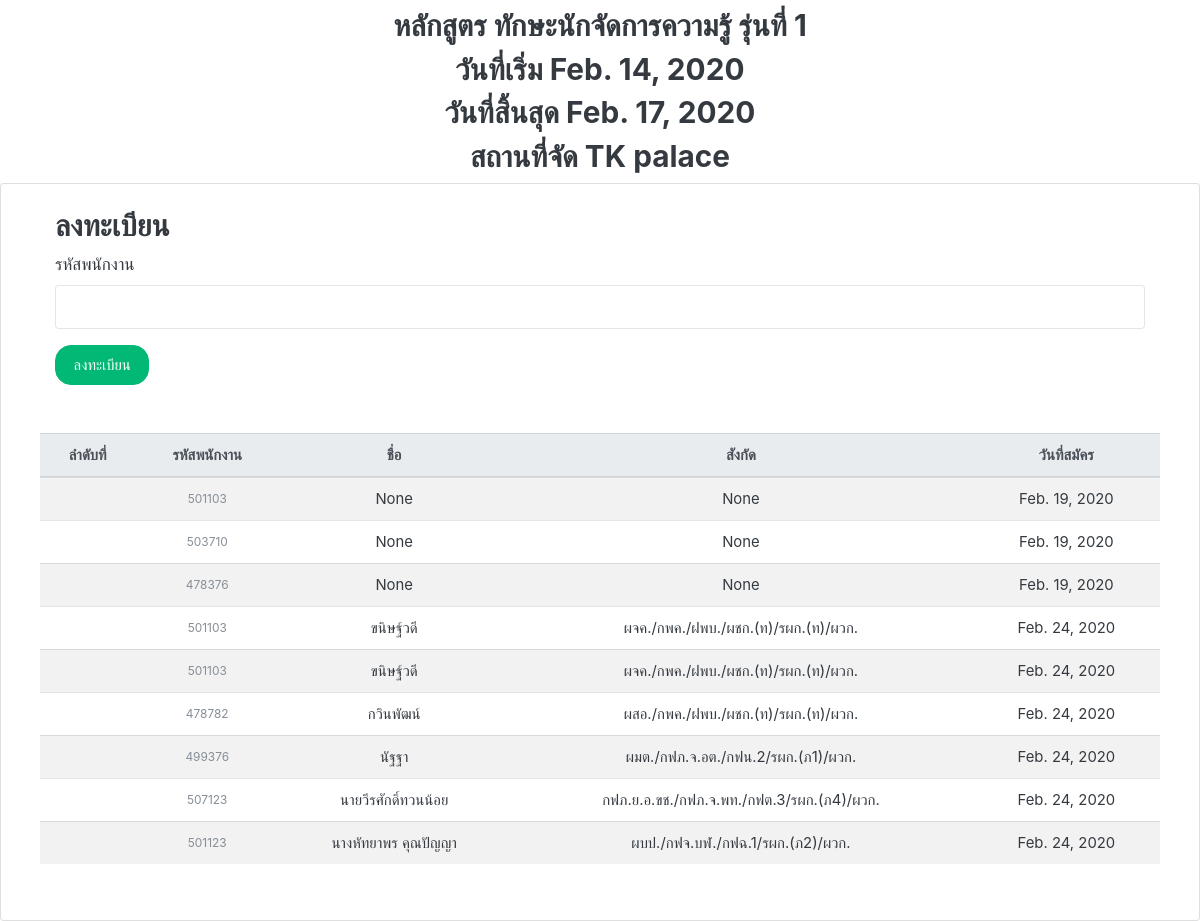
The page /regist/1/ on the database its author committed.
### register/models.py (models this page shows, shortened)
class Course_D(models.Model):
    PK_Course_D = models.AutoField(primary_key=True)
    Course_ID = models.CharField(max_length=15, unique=True)
    Course_Name = models.CharField(max_length=300,null=True)
    CourseType_ID = models.CharField(max_length=2,null=True)
    Batch_Type = models.CharField(max_length=1,null=True)
    Batch = models.CharField(max_length=300,null=True)
    Start_Date = models.DateField(null=True)
    End_Date = models.DateField(null=True)
    Duration = models.IntegerField(null=True)
    Location = models.CharField(max_length=300,null=True)
    Area_ID = models.CharField(max_length=3,null=True)
    Number_App = models.IntegerField(null=True)
    Number_People = models.IntegerField(null=True)
    BudgetApp_1 = models.DecimalField(max_digits=13, decimal_places=2,null=True)
    BudgetApp_2 = models.DecimalField(max_digits=13, decimal_places=2,null=True)
    BudgetPay_1 = models.DecimalField(max_digits=13, decimal_places=2,null=True)
    BudgetPay_2 = models.DecimalField(max_digits=13, decimal_places=2,null=True)
    Key_By = models.CharField(max_length=10,null=True)
    Key_Date = models.DateField(auto_now_add=True)
    RegisterStatus = models.BooleanField(null=True)
    RegisterType = models.CharField(max_length=15,null=True)
    Start_Time = models.DateTimeField(null=True)
    End_Time = models.DateTimeField(null=True)

class List_Emp(models.Model):
    PK_List_Emp = models.AutoField(primary_key=True)
    ref_course = models.ForeignKey(Course_D, related_name='List_Emp_Course_D',on_delete = models.CASCADE,null= True,default='0')
    E_ID = models.CharField(max_length=10,null=True,blank=True)
    Fullname = models.CharField(max_length=70,null=True,blank=True)
    Dep = models.CharField(max_length=100,null=True,blank=True)
    Regist_Date = models.DateField(auto_now_add=True)

### register/views.py (the view, shortened to what this page needs)
# urls.py: path('regist/<int:PK_Course_D>/', views.course_title, name='course_title'),
def course_title(request, PK_Course_D):
    try:
        course = Course_D.objects.get(PK_Course_D=PK_Course_D)
        student = List_Emp.objects.filter(ref_course=PK_Course_D)
    except Course_D.DoesNotExist:
        raise Http404
    return render(request, 'course_register.html', {'course': course,'student':student})

### templates/course_register.html (shortened to what this page needs)
{% load static %}
<html lang="en">
    <head>
        <link rel="stylesheet" href="{% static 'css/bootstrap.css' %}">
    </head>
    <body>
        <div class="container mt-2">
            <div class="col-md-12">
                <h3 class="text-center">หลักสูตร {{ course.Course_Name }} รุ่นที่ {{ course.Batch_Type }}</h3>
                <h3 class="text-center">วันที่เริ่ม {{course.Start_Date}}</h3>
                <h3 class="text-center">วันที่สิ้นสุด {{course.End_Date}}</h3>
                <h3 class="text-center">สถานที่จัด {{course.Location}}</h3>
            </div>
        </div>
        <div class="card p-4">
            <div class="col-md-12 mb-3">
                <div class="col-md-12 mb-3">
                    <h3>ลงทะเบียน</h3>
                    <form method="post">
                         <div class="form-group">
                            <label for="Emp_id">รหัสพนักงาน</label>
                            <input type="text" class="form-control" id="Emp_id" name="Emp_id">
                        </div>
                         <button type="submit" class="btn btn-success">ลงทะเบียน</button>
                    </form>
                </div>
                <div>
                <table class="table table-striped stylefont mt-5">
                    <thead class="thead-light">
                        <tr class="stylefont text-center">
                            <th class="align-middle">ลำดับที่</th>
                            <th class="align-middle">รหัสพนักงาน</th>
                            <th class="align-middle">ชื่อ</th>
                            <th>สังกัด</th>
                            <th>วันที่สมัคร</th>
                        </tr>
                    </thead>
                        {% for student in student %}
                            <tr class="stylefont text-center">
                                <td class="align-middle"></td>
                                <td class="align-middle">
                                    <small class="text-muted">{{ student.E_ID }}</small>
                                </td>
                                <td class="align-middle">{{ student.Fullname }}</td>
                                <td class="align-middle">{{ student.Dep }}</td>
                                <td class="align-middle">{{ student.Regist_Date }}</td>
                            </tr>
                        {% endfor %}
                </table>
                </div>
            </div>
        </div>
    </body>
</html>

### rows shown on the page
Course_D: Course_Name "ทักษะนักจัดการความรู้", Batch_Type "1", Start_Date "Feb. 14, 2020", End_Date "Feb. 17, 2020", Location "TK palace"
List_Emp: E_ID "501103", Fullname "None", Dep "None", Regist_Date "Feb. 19, 2020"
List_Emp: E_ID "503710", Fullname "None", Dep "None", Regist_Date "Feb. 19, 2020"
List_Emp: E_ID "478376", Fullname "None", Dep "None", Regist_Date "Feb. 19, 2020"
List_Emp: E_ID "501103", Fullname "ขนิษฐ์วดี", Dep "ผจค./กพค./ฝพบ./ผชก.(ท)/รผก.(ท)/ผวก.", Regist_Date "Feb. 24, 2020"
List_Emp: E_ID "501103", Fullname "ขนิษฐ์วดี", Dep "ผจค./กพค./ฝพบ./ผชก.(ท)/รผก.(ท)/ผวก.", Regist_Date "Feb. 24, 2020"
List_Emp: E_ID "478782", Fullname "กวินพัฒน์", Dep "ผสอ./กพค./ฝพบ./ผชก.(ท)/รผก.(ท)/ผวก.", Regist_Date "Feb. 24, 2020"
List_Emp: E_ID "499376", Fullname "นัฐฐา", Dep "ผมต./กฟภ.จ.อต./กฟน.2/รผก.(ภ1)/ผวก.", Regist_Date "Feb. 24, 2020"
List_Emp: E_ID "507123", Fullname "นายวีรศักดิ์ทวนน้อย", Dep "กฟภ.ย.อ.ขช./กฟภ.จ.พท./กฟต.3/รผก.(ภ4)/ผวก.", Regist_Date "Feb. 24, 2020"
List_Emp: E_ID "501123", Fullname "นางหัทยาพร คุณปัญญา", Dep "ผบป./กฟจ.บฬ./กฟฉ.1/รผก.(ภ2)/ผวก.", Regist_Date "Feb. 24, 2020"
